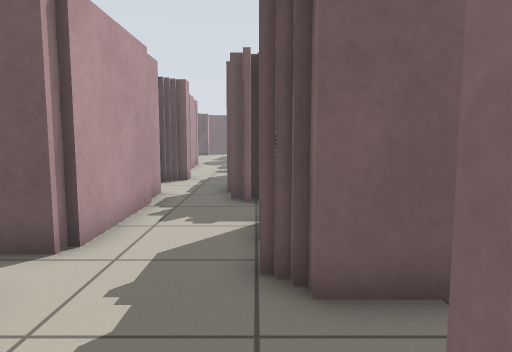
View 1 (above)

16 first-person views from a walk through a robot-simulator world made for Stage. The camera is 0.86 m above the floor, tilts 6° down and sees 70° across. The lines on the ground mark 1 m squares. The floor is counted in squares, 0.5 m on a side. Each view is taken from the middle of a square. On the plan, view 1 faces up. The plan holds only what a view shows up to about 17 squares ahead; the rest is blank. Robots are left out.

View 2
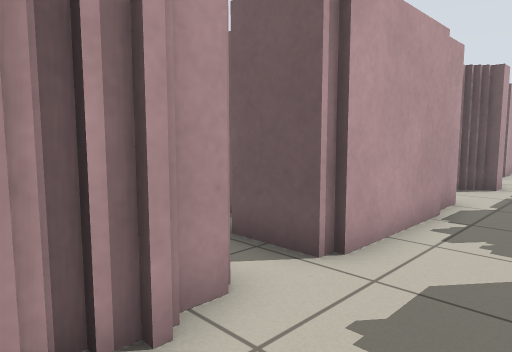

View 3
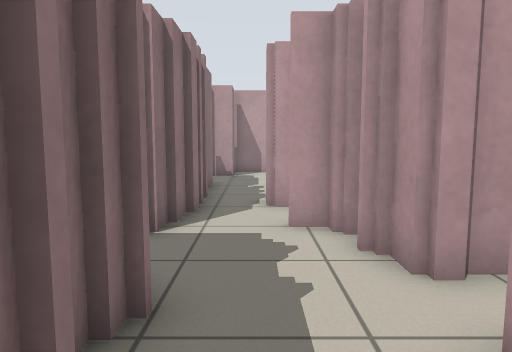

View 4
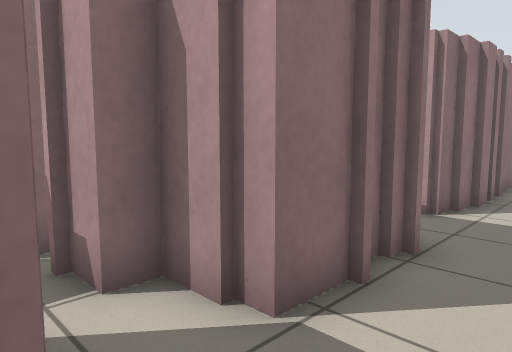

View 5
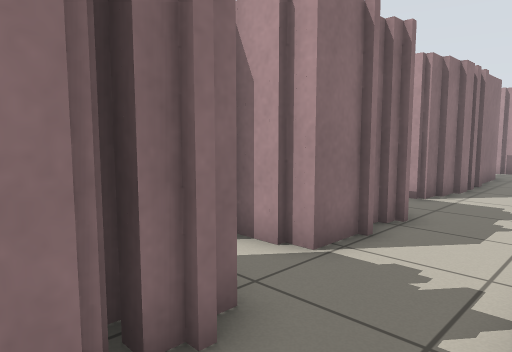

View 6
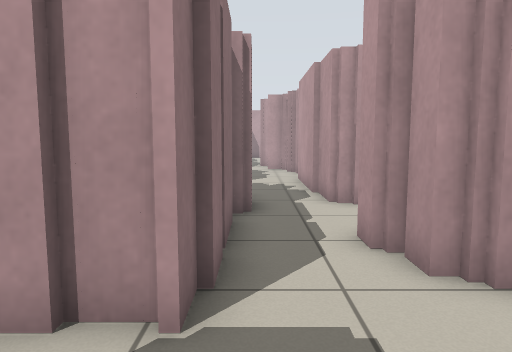

View 7
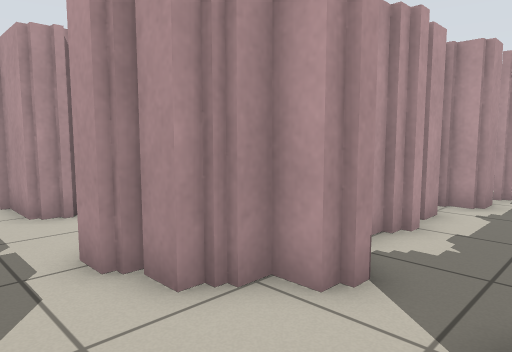

View 8
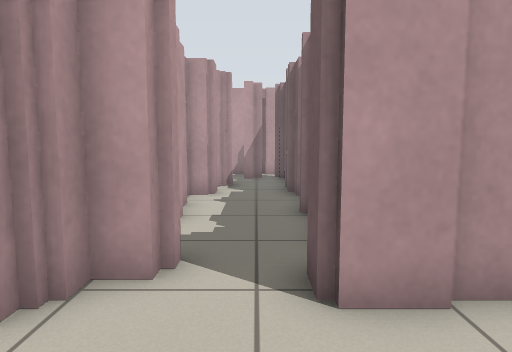

View 9
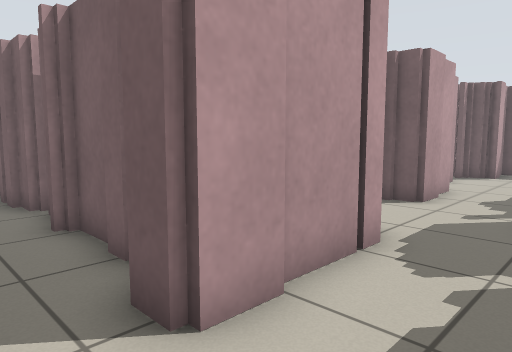

View 10
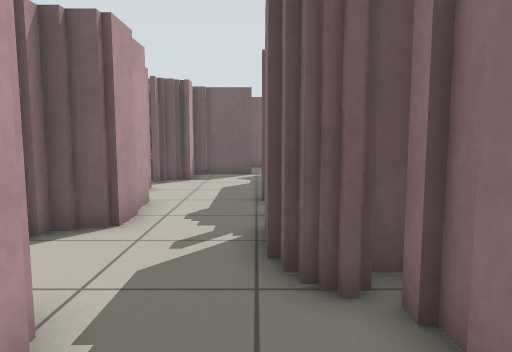

View 11
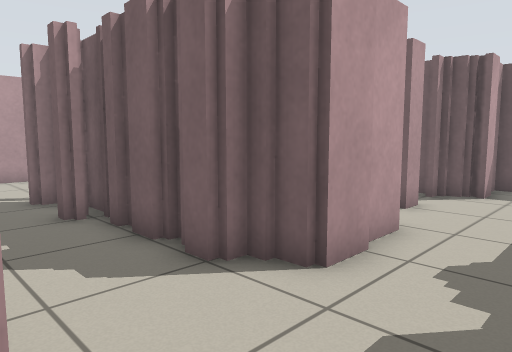

View 12
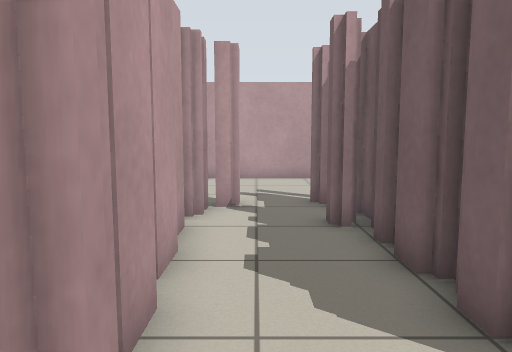

View 13
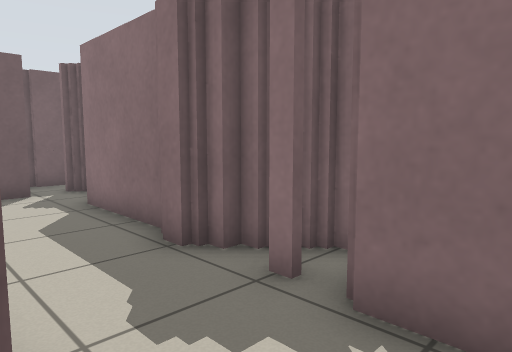

View 14
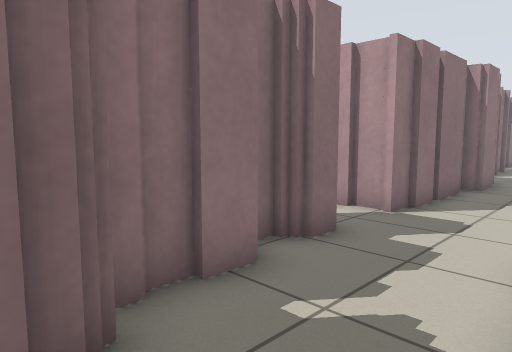

View 15
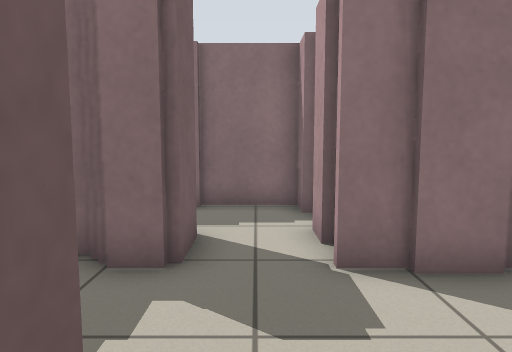

View 16
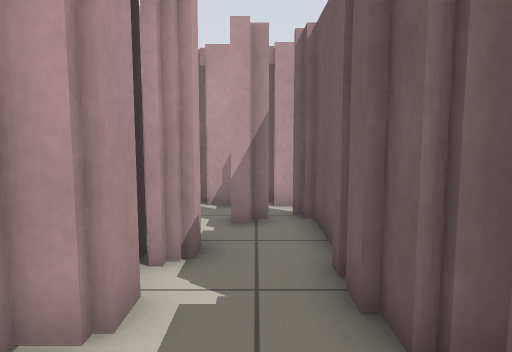

### Floor plan
Key: @ floor where view 1 was taken; # wall or solid block; x gap in a wall; . floor.
Columns run from 18 left of view 1 to 4 right of it. Each row starts with its distance up from view 1.
 41                 ##
 40                 .#
 39                 .x
 38              ###x#
 37              #...#
 36             ##...#
 35             #....#
 34             .....#
 33             #....#
 32              ....#
 31              #...#
 30              #...#
 29              #..###
 28 #           ##..#
 27 #....########...#
 26 #...............###
 25 #................##
 24 #....##########...#
 23 #..    #      #...#
 22        #      #...#
 21        #      #...#
 20 ###############...##..#
 19   ##..................#
 18    ###............#####
 17     ############.##
 16                #.##
 15               ##.##
 14               #..##
 13               #..##
 12               #..##
 11               ##.##
 10                #.##
  9                #.. #.##
  8                #...####
  7                #..##
  6                #..#
  5                #..#
  4                #..###
  3                #.....
  2                #....
  1                ##..#
  0                 ..@#
 -1                 ####
 -2                   ##
 -3                    #
 -4                    #
 -5                    #
 -6                    #
 -7                    #
 -8                    #
 -9                   ##

Where each view was taken, in squares from view 1:
view 1: 0 up, 0 right, facing up
view 2: 1 up, 0 right, facing up-left
view 3: 8 up, 1 left, facing down
view 4: 10 up, 2 left, facing down-right
view 5: 12 up, 3 left, facing down-right
view 6: 21 up, 1 left, facing down
view 7: 20 up, 1 left, facing down-left
view 8: 19 up, 0 right, facing left
view 9: 18 up, 1 left, facing up-left
view 10: 21 up, 2 left, facing up
view 11: 24 up, 2 left, facing up-left
view 12: 25 up, 3 left, facing left
view 13: 26 up, 5 left, facing up-right
view 14: 26 up, 4 left, facing down-right
view 15: 19 up, 5 left, facing right
view 16: 19 up, 8 left, facing left
